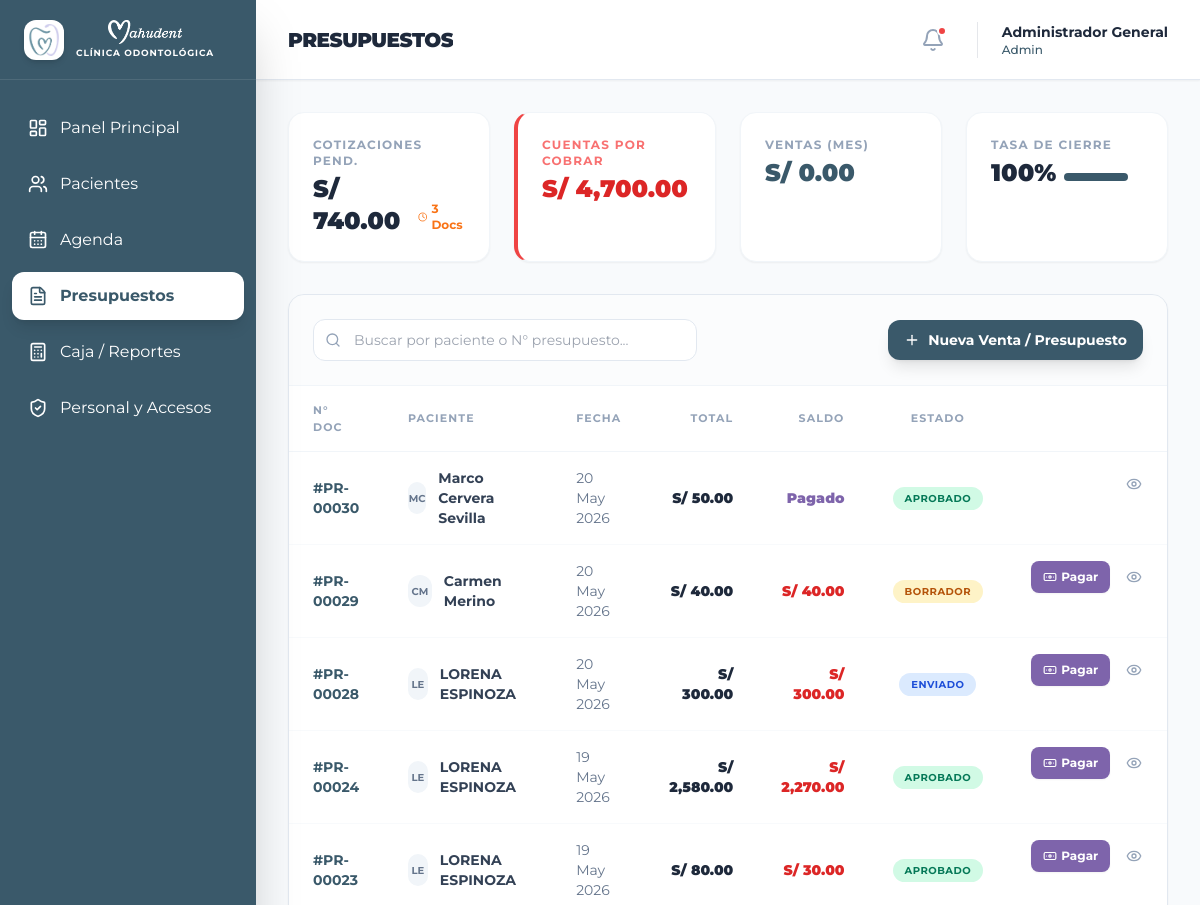
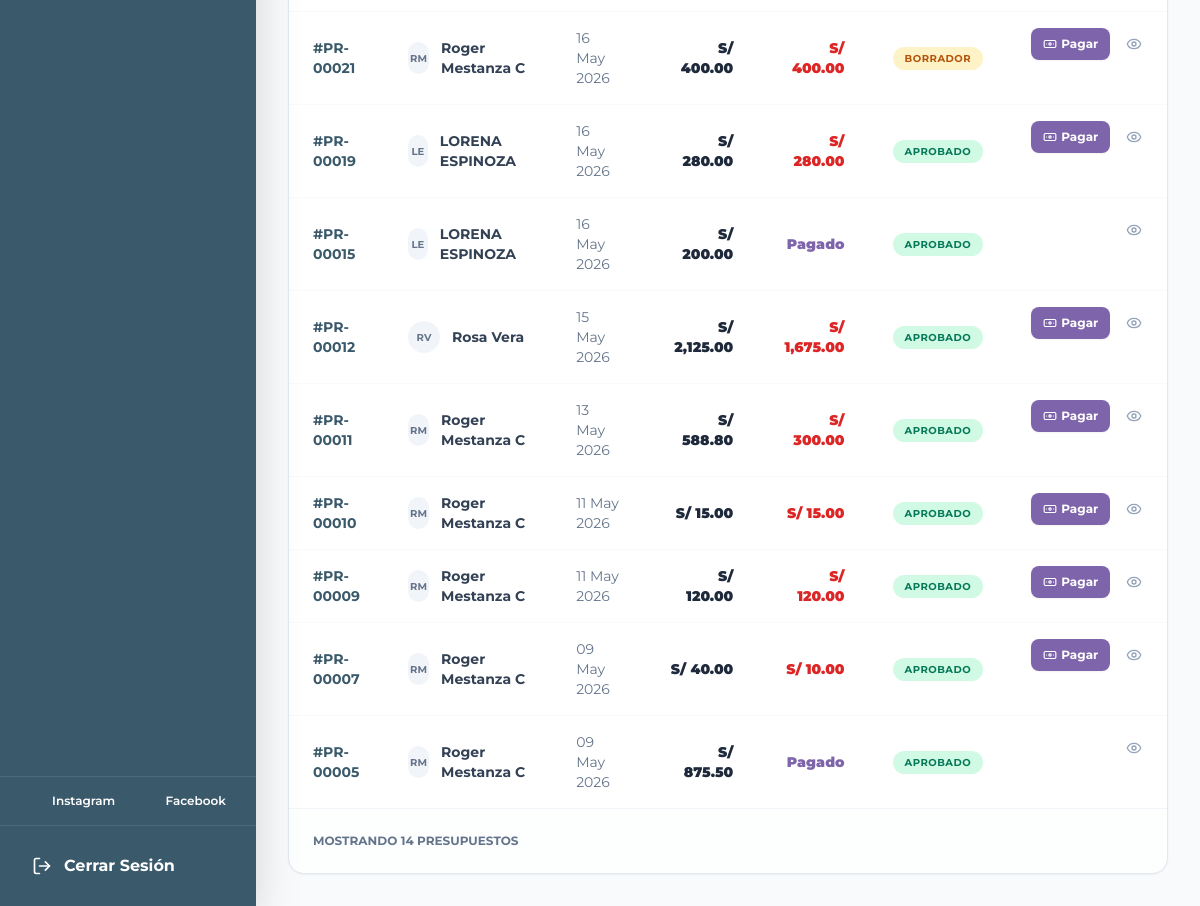
Screenshot of /presupuestos.php (signed in) with the database file from the repository (2 pictures, top to bottom).
### tables this page shows
CREATE TABLE `presupuestos` (
  `id` int(11) NOT NULL AUTO_INCREMENT,
  `paciente_id` int(11) NOT NULL,
  `doctor_id` int(11) DEFAULT NULL,
  `fecha_emision` date NOT NULL,
  `fecha_vigencia` date DEFAULT NULL,
  `subtotal` decimal(10,2) NOT NULL DEFAULT '0.00',
  `descuento_porcentaje` decimal(5,2) DEFAULT '0.00',
  `descuento_monto` decimal(10,2) DEFAULT '0.00',
  `total` decimal(10,2) NOT NULL DEFAULT '0.00',
  `monto_pagado` decimal(10,2) DEFAULT '0.00',
  `saldo_pendiente` decimal(10,2) DEFAULT '0.00',
  `estado` enum('Borrador','Enviado','Aprobado','Rechazado','Vencido') DEFAULT 'Borrador',
  `notas` text,
  `fecha_creacion` timestamp NOT NULL DEFAULT CURRENT_TIMESTAMP,
  PRIMARY KEY (`id`),
  KEY `paciente_id` (`paciente_id`),
  KEY `doctor_id` (`doctor_id`),
  CONSTRAINT `presupuestos_ibfk_1` FOREIGN KEY (`paciente_id`) REFERENCES `pacientes` (`id`) ON DELETE CASCADE,
  CONSTRAINT `presupuestos_ibfk_2` FOREIGN KEY (`doctor_id`) REFERENCES `usuarios` (`id`) ON DELETE SET NULL
);

CREATE TABLE `pacientes` (
  `id` int(11) NOT NULL AUTO_INCREMENT,
  `dni` varchar(20) NOT NULL,
  `nombre` varchar(100) NOT NULL,
  `fecha_nacimiento` date DEFAULT NULL,
  `lugar_nacimiento` varchar(100) DEFAULT NULL,
  `sexo` varchar(15) DEFAULT NULL,
  `telefono` varchar(20) DEFAULT NULL,
  `email` varchar(100) DEFAULT NULL,
  `direccion` varchar(255) DEFAULT NULL,
  `procedencia` varchar(100) DEFAULT NULL,
  `contacto_emergencia` varchar(150) DEFAULT NULL,
  `telefono_emergencia` varchar(20) DEFAULT NULL,
  `ocupacion` varchar(100) DEFAULT NULL,
  `alergias` text,
  `enfermedades_cronicas` text,
  `padece_enfermedad` tinyint(1) DEFAULT NULL,
  `consume_medicamentos` tinyint(1) DEFAULT NULL,
  `medicamentos_detalle` varchar(255) DEFAULT NULL,
  `alergia_medicamentos` tinyint(1) DEFAULT NULL,
  `alergia_medicamentos_detalle` varchar(255) DEFAULT NULL,
  `antecedentes_familiares` tinyint(1) DEFAULT NULL,
  `antecedentes_familiares_detalle` varchar(255) DEFAULT NULL,
  `alergia_anestesia` tinyint(1) DEFAULT NULL,
  `embarazada` tinyint(1) DEFAULT NULL,
  `sangran_encias` tinyint(1) DEFAULT NULL,
  `ultima_visita_dentista` date DEFAULT NULL,
  `ultima_visita_motivo` varchar(255) DEFAULT NULL,
  `frecuencia_cepillado` varchar(50) DEFAULT NULL,
  `usa_cepillo` tinyint(1) DEFAULT '1',
  `usa_pasta_dental` tinyint(1) DEFAULT '1',
  `usa_hilo_dental` tinyint(1) DEFAULT '0',
  `usa_enjuague` tinyint(1) DEFAULT '0',
  `fecha_registro` timestamp NOT NULL DEFAULT CURRENT_TIMESTAMP,
  `estado_activo` tinyint(1) DEFAULT '1',
  PRIMARY KEY (`id`),
  UNIQUE KEY `dni` (`dni`)
);

### controllers/PresupuestoController.php (called while the page is built, shortened)
<?php
require_once 'config/conexion.php';
require_once 'models/Presupuesto.php';
class PresupuestoController {
    private $presupuestoModel;
    public function __construct() {
        global $conn;
        $this->presupuestoModel = new Presupuesto($conn);
    }
    public function getTodosPresupuestos() {
        return $this->presupuestoModel->getAll();
    }
}
?>

### models/Presupuesto.php (called while the page is built, shortened)
<?php
class Presupuesto {
    private $conn;
    public function __construct($db) {
        $this->conn = $db;
    }
    public function getAll() {
        $sql = "SELECT p.*, u.nombre as doctor_nombre, pac.nombre as paciente_nombre, pac.dni as paciente_dni, pac.estado_activo as paciente_estado_activo
                FROM presupuestos p
                LEFT JOIN usuarios u ON p.doctor_id = u.id
                LEFT JOIN pacientes pac ON p.paciente_id = pac.id
                ORDER BY p.fecha_creacion DESC";
        $result = $this->conn->query($sql);
        $presupuestos = [];
        while ($row = $result->fetch_assoc()) {
            $presupuestos[] = $row;
        }
        return $presupuestos;
    }
}
?>

### presupuestos.php (the view, shortened to what this page needs)
<?php
require_once 'controllers/PresupuestoController.php';
$controller = new PresupuestoController();
$presupuestos = $controller->getTodosPresupuestos();
$totalPendientes = 0;
$docsPendientes = 0;
$totalAprobadosMes = 0;
$totalAprobados = 0;
$totalRechazados = 0;
$cuentasPorCobrar = 0;
foreach ($presupuestos as $p) {
    $total = floatval($p['total']);
    $pagado = floatval($p['monto_pagado'] ?? 0);
    $saldo = $total - $pagado;
    if ($p['estado'] == 'Enviado' || $p['estado'] == 'Borrador') {
        $totalPendientes += $total;
        $docsPendientes++;
    }
    if ($p['estado'] == 'Aprobado') {
        $totalAprobados++;
        if ($saldo > 0) {
            $cuentasPorCobrar += $saldo;
        }
    }
}
$tasaCierre = ($totalAprobados + $totalRechazados) > 0 ? ($totalAprobados / ($totalAprobados + $totalRechazados)) * 100 : 0;
?>
<!DOCTYPE html>
<html lang="es">
<head>
    <script src="https://cdn.tailwindcss.com"></script>
    <link href="https://cdn.jsdelivr.net/npm/tom-select@2.2.2/dist/css/tom-select.css" rel="stylesheet">
</head>
<body class="flex h-screen overflow-hidden">
    <?php include 'includes/sidebar.php'; ?>
    <main class="flex-1 flex flex-col min-w-0 overflow-hidden">
        <?php $page_title = 'Presupuestos'; include 'includes/header.php'; ?>
        <div class="flex-1 overflow-y-auto p-4 md:p-8">
            <div class="grid grid-cols-1 md:grid-cols-4 gap-6 mb-8">
                <div class="bg-white p-6 rounded-2xl shadow-sm border border-slate-100">
                    <p class="text-xs font-bold text-slate-400 uppercase tracking-widest mb-1">Cotizaciones Pend.</p>
                    <div class="flex items-end gap-2">
                        <span class="text-2xl font-black text-slate-800">S/ <?php echo number_format($totalPendientes, 2); ?></span>
                        <span class="text-xs font-bold text-orange-500 mb-1 flex items-center gap-1">
                            <i data-lucide="clock" class="w-3 h-3"></i> <?php echo $docsPendientes; ?> Docs
                        </span>
                    </div>
                </div>
                <div class="bg-white p-6 rounded-2xl shadow-sm border border-slate-100 border-l-4 border-l-red-500">
                    <p class="text-xs font-bold text-red-400 uppercase tracking-widest mb-1">Cuentas por Cobrar</p>
                    <div class="flex items-end gap-2">
                        <span class="text-2xl font-black text-red-600">S/ <?php echo number_format($cuentasPorCobrar, 2); ?></span>
                    </div>
                </div>
                <div class="bg-white p-6 rounded-2xl shadow-sm border border-slate-100">
                    <p class="text-xs font-bold text-slate-400 uppercase tracking-widest mb-1">Ventas (Mes)</p>
                    <div class="flex items-end gap-2">
                        <span class="text-2xl font-black text-brand">S/ <?php echo number_format($totalAprobadosMes, 2); ?></span>
                    </div>
                </div>
                <div class="bg-white p-6 rounded-2xl shadow-sm border border-slate-100">
                    <p class="text-xs font-bold text-slate-400 uppercase tracking-widest mb-1">Tasa de Cierre</p>
                    <div class="flex items-end gap-2">
                        <span class="text-2xl font-black text-slate-800"><?php echo round($tasaCierre); ?>%</span>
                        <div class="w-16 h-2 bg-slate-100 rounded-full mb-2 overflow-hidden">
                            <div class="bg-brand h-full" style="width: <?php echo $tasaCierre; ?>%"></div>
                        </div>
                    </div>
                </div>
            </div>
            <div class="bg-white rounded-2xl shadow-sm border border-slate-200 overflow-hidden">
                <div class="p-6 border-b border-slate-100 flex flex-col md:flex-row justify-between items-start md:items-center gap-4 bg-slate-50/50">
                    <div class="relative w-full md:w-96">
                        <i data-lucide="search" class="absolute left-3 top-1/2 -translate-y-1/2 w-4 h-4 text-slate-400"></i>
                        <input type="text" id="busquedaGlobal" placeholder="Buscar por paciente o N° presupuesto..." class="w-full pl-10 pr-4 py-2.5 rounded-xl border border-slate-200 text-sm focus:outline-none focus:ring-2 focus:ring-teal-200 focus:border-teal-500">
                    </div>
                    <div class="flex gap-2 w-full md:w-auto">
                        <button onclick="document.getElementById('modalSeleccionarPaciente').classList.remove('hidden'); document.getElementById('modalSeleccionarPaciente').classList.add('flex');" class="flex-1 md:flex-none px-4 py-2.5 bg-brand text-white rounded-xl text-sm font-bold shadow-lg hover:bg-teal-800 transition flex items-center justify-center gap-2">
                            <i data-lucide="plus" class="w-4 h-4"></i> Nueva Venta / Presupuesto
                        </button>
                    </div>
                </div>
                <div class="overflow-x-auto">
                    <table class="w-full text-left border-collapse" id="tablaPresupuestos">
                        <thead>
                            <tr class="text-[11px] font-black text-slate-400 uppercase tracking-widest border-b border-slate-100">
                                <th class="px-6 py-4">N° Doc</th>
                                <th class="px-6 py-4">Paciente</th>
                                <th class="px-6 py-4">Fecha</th>
                                <th class="px-6 py-4 text-right">Total</th>
                                <th class="px-6 py-4 text-right">Saldo</th>
                                <th class="px-6 py-4 text-center">Estado</th>
                                <th class="px-6 py-4"></th>
                            </tr>
                        </thead>
                        <tbody class="divide-y divide-slate-50">
                            <?php if (empty($presupuestos)): ?>
                                <tr>
                                    <td colspan="6" class="px-6 py-10 text-center text-slate-400 font-medium">No se encontraron presupuestos registrados.</td>
                                </tr>
                            <?php else: ?>
                                <?php foreach ($presupuestos as $p):
                                    $badgeClass = 'bg-slate-100 text-slate-500';
                                    switch($p['estado']) {
                                        case 'Aprobado': $badgeClass = 'bg-emerald-100 text-emerald-700'; break;
                                        case 'Enviado': $badgeClass = 'bg-blue-100 text-blue-700'; break;
                                        case 'Borrador': $badgeClass = 'bg-amber-100 text-amber-700'; break;
                                    }
                                    $total = floatval($p['total']);
                                    $pagado = floatval($p['monto_pagado'] ?? 0);
                                    $saldo = $total - $pagado;
                                    $onclickAttr = "";
                                    if (isset($p['paciente_estado_activo']) && $p['paciente_estado_activo'] == 0) {
                                        $onclickAttr = "onclick=\"alert('Este presupuesto pertenece a un paciente inhabilitado. Debe restaurar al paciente desde el módulo de Pacientes para ver los detalles.')\"";
                                    } else {
                                        $onclickAttr = "onclick=\"location.href='paciente_detalle.php?id=" . $p['paciente_id'] . "&open_presupuesto=" . $p['id'] . "#presupuestos'\"";
                                    }
                                ?>
                                <tr class="hover:bg-slate-50/80 transition-colors group cursor-pointer" <?php echo $onclickAttr; ?>>
                                    <td class="px-6 py-4 text-sm font-bold text-brand">#PR-<?php echo str_pad($p['id'], 5, '0', STR_PAD_LEFT); ?></td>
                                    <td class="px-6 py-4">
                                        <div class="flex items-center gap-3">
                                            <div class="w-8 h-8 rounded-full bg-slate-100 flex items-center justify-center text-[10px] font-bold text-slate-500">
                                                <?php
                                                    $parts = explode(' ', $p['paciente_nombre']);
                                                    echo strtoupper(substr($parts[0], 0, 1) . (isset($parts[1]) ? substr($parts[1], 0, 1) : ''));
                                                ?>
                                            </div>
                                            <span class="text-sm font-bold text-slate-700"><?php echo htmlspecialchars($p['paciente_nombre']); ?></span>
                                        </div>
                                    </td>
                                    <td class="px-6 py-4 text-sm text-slate-500"><?php echo date('d M Y', strtotime($p['fecha_emision'])); ?></td>
                                    <td class="px-6 py-4 text-sm font-black text-slate-800 text-right">S/ <?php echo number_format($total, 2); ?></td>
                                    <td class="px-6 py-4 text-sm font-black text-right <?php echo $saldo > 0 ? 'text-red-600' : 'text-teal-600'; ?>">
                                        <?php echo $saldo > 0 ? 'S/ ' . number_format($saldo, 2) : 'Pagado'; ?>
                                    </td>
                                    <td class="px-6 py-4">
                                        <div class="flex justify-center">
                                            <span class="px-3 py-1 rounded-full <?php echo $badgeClass; ?> text-[10px] font-bold uppercase tracking-wider"><?php echo $p['estado']; ?></span>
                                        </div>
                                    </td>
                                    <td class="px-6 py-4 text-right flex justify-end gap-2">
                                        <?php if ($saldo > 0): ?>
                                            <button onclick="event.stopPropagation(); location.href='paciente_detalle.php?id=<?php echo $p['paciente_id']; ?>&open_presupuesto=<?php echo $p['id']; ?>&action=pay#presupuestos'"
                                                class="px-3 py-1.5 bg-teal-600 hover:bg-teal-700 text-white rounded-lg transition font-bold text-xs flex items-center gap-1 shadow-sm">
                                                <i data-lucide="banknote" class="w-3.5 h-3.5"></i> Pagar
                                            </button>
                                        <?php endif; ?>
                                        <button class="p-2 hover:bg-brand-light rounded-lg text-slate-400 hover:text-brand transition"><i data-lucide="eye" class="w-4 h-4"></i></button>
                                    </td>
                                </tr>
                                <?php endforeach; ?>
                            <?php endif; ?>
                        </tbody>
                    </table>
                </div>
                <div class="p-6 border-t border-slate-100 flex items-center justify-between bg-slate-50/30 text-xs font-bold text-slate-500 uppercase">
                    <span>Mostrando <?php echo count($presupuestos); ?> presupuestos</span>
                </div>
            </div>
        </div>
    </main>
</body>
</html>

### presupuestos.php (style rules this page uses)
:root { --brand-primary: #3a596a; --brand-secondary: #ede8f7; --brand-accent: #937ec2; }
body { font-family: 'Montserrat', sans-serif; background-color: #f8fafc; }
.bg-brand { background-color: var(--brand-primary); }
.text-brand { color: var(--brand-primary); }

### rows the page displays
presupuestos: id "00030", paciente.nombre "MC", paciente.nombre "Marco Cervera Sevilla", fecha_emision "20 May 2026", total "50.00", monto_pagado "Pagado", estado "APROBADO"
presupuestos: id "00029", paciente.nombre "CM", paciente.nombre "Carmen Merino", fecha_emision "20 May 2026", total "40.00", estado "BORRADOR"
presupuestos: id "00028", paciente.nombre "LE", paciente.nombre "LORENA ESPINOZA", fecha_emision "20 May 2026", total "300.00", estado "ENVIADO"
presupuestos: id "00024", paciente.nombre "LE", paciente.nombre "LORENA ESPINOZA", fecha_emision "19 May 2026", total "2,580.00", saldo "2,270.00", estado "APROBADO"
presupuestos: id "00023", paciente.nombre "LE", paciente.nombre "LORENA ESPINOZA", fecha_emision "19 May 2026", total "80.00", saldo "30.00", estado "APROBADO"
presupuestos: id "00021", paciente.nombre "RM", paciente.nombre "Roger Mestanza C", fecha_emision "16 May 2026", total "400.00", estado "BORRADOR"
presupuestos: id "00019", paciente.nombre "LE", paciente.nombre "LORENA ESPINOZA", fecha_emision "16 May 2026", total "280.00", estado "APROBADO"
presupuestos: id "00015", paciente.nombre "LE", paciente.nombre "LORENA ESPINOZA", fecha_emision "16 May 2026", total "200.00", monto_pagado "Pagado", estado "APROBADO"
presupuestos: id "00012", paciente.nombre "RV", paciente.nombre "Rosa Vera", fecha_emision "15 May 2026", total "2,125.00", saldo "1,675.00", estado "APROBADO"
presupuestos: id "00011", paciente.nombre "RM", paciente.nombre "Roger Mestanza C", fecha_emision "13 May 2026", total "588.80", saldo "300.00", estado "APROBADO"
presupuestos: id "00010", paciente.nombre "RM", paciente.nombre "Roger Mestanza C", fecha_emision "11 May 2026", total "15.00", estado "APROBADO"
presupuestos: id "00009", paciente.nombre "RM", paciente.nombre "Roger Mestanza C", fecha_emision "11 May 2026", total "120.00", estado "APROBADO"
presupuestos: id "00007", paciente.nombre "RM", paciente.nombre "Roger Mestanza C", fecha_emision "09 May 2026", total "40.00", saldo "10.00", estado "APROBADO"
presupuestos: id "00005", paciente.nombre "RM", paciente.nombre "Roger Mestanza C", fecha_emision "09 May 2026", total "875.50", monto_pagado "Pagado", estado "APROBADO"

### other values shown
$page_title "PRESUPUESTOS"
$_SESSION['usuario_nombre'] "Administrador General"
$_SESSION['usuario_rol'] "Admin"
$totalPendientes "740.00"
$docsPendientes "3"
$cuentasPorCobrar "4,700.00"
$totalAprobadosMes "0.00"
$tasaCierre "100"
count($presupuestos) "14"
